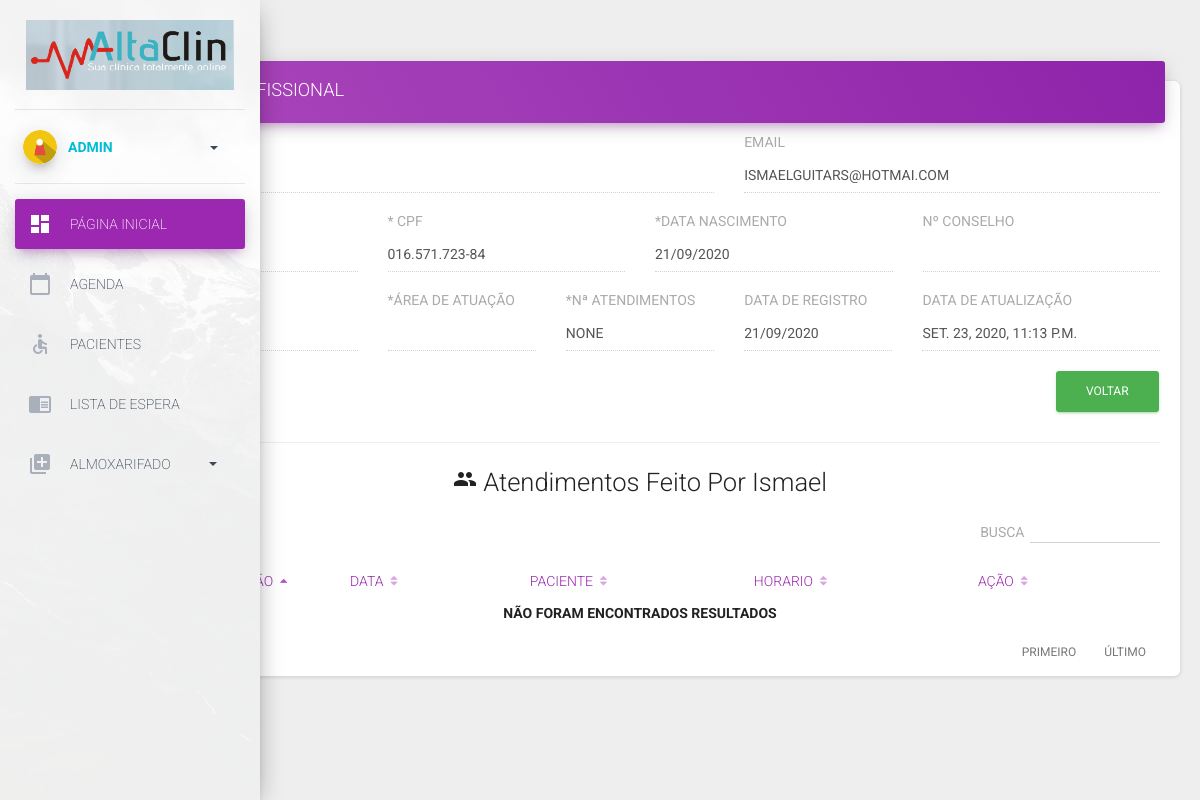
/profissional/detalhe/2/detalhe/ (signed in), run on the app's committed database.
### controle_usuarios/models.py (models this page shows, shortened)
class Profissional(models.Model):
	ATENDENTE = 1
	MEDICO = 2
	ROLE_CHOICES = (
		(1, 'Atendente'),
		(2, 'Profissional'),
	)
	nome            = models.CharField(max_length=50)
	sobrenome       = models.CharField(max_length=50)
	user            = models.OneToOneField(User, on_delete=models.CASCADE)
	email           = models.EmailField(max_length=50,blank=True,null=True)
	telefone        = models.CharField(max_length=15,blank=True)
	registro        = models.CharField(max_length=16,blank=True)
	cpf             = models.CharField(max_length=14,unique=True,null=True)
	data_nascimento = models.DateField(null=True,blank=True)
	tipo            = models.PositiveSmallIntegerField(choices=ROLE_CHOICES,verbose_name='Tipo (Permissão)',null=True)
	area_atuacao    = models.ManyToManyField(Perfil)
	quantidade_atend= models.IntegerField(blank=True,choices=list(zip(range(1, 11), range(1, 11))),null=True)
	data_cadastro   = models.DateField(auto_now_add = True)
	horario_trabalho= models.CharField('Dias de Trabalho',max_length=12,blank=True)
	ativo           = models.BooleanField(default=True)
	atualizado_em   = models.DateTimeField('Atualizado em', auto_now=True)
	atent_categoria	= models.CharField('Tipos de atendimentos',max_length=200,blank=True)
	abordagem		= models.CharField('Abordagens',max_length=200,blank=True)
	observacao		= models.CharField('Outras Observações',max_length=200,blank=True)
	conta_banco		= models.TextField('Contas bancarias', blank=True)
	objects = models.Manager() # The default manager.
	prof_objects = ProfissinalManager()
	class Meta:
		verbose_name = 'Profissional'
		verbose_name_plural = 'Profissionais'

### controle_usuarios/views.py (the view)
# urls.py: path('profissional/detalhe/<int:pk>/detalhe/',views.profissional_detalhe,name="profissional_detalhe"),
@login_required
def profissional_detalhe(request,pk):
    profissional = Profissional.objects.get(pk=pk)
    context = {
        'prof':profissional,
    }
    return render(request,'profissionais/profissional_detalhe.html',context)

### controle_usuarios/templates/profissionais/profissional_detalhe.html (shortened to what this page needs)
{% extends "base.html" %}
{% load static %}
{% block container %}
  <div class="content">
    <div class="container-fluid">
        <div class="row">
            <div class="col-md-12">
              <div class="card">
                <div class="card-header card-header-primary"data-background-color="purple">
                  <h4 class="card-title">Dados do Profissional</h4>
              </div>
                <div class="card-content">
                   <div class="row">
                      <div class="col-md-7">
                        <div class="form-group">
                          <label class="bmd-label-floating">* Nome de Usuario</label>
                          <input type="text" value="{{prof.user.username}}"class="form-control" disabled>
                        </div>
                      </div>
                      <div class="col-md-5">
                        <div class="form-group">
                          <label class="bmd-label-floating">Email</label>
                          <input type="email" value="{{prof.email}}"class="form-control" disabled>
                        </div>
                      </div>
                    </div>
                    <div class="row">
                       <div class="col-md-3">
                        <div class="form-group">
                          <label class="bmd-label-floating">Telefone</label>
                        </div>
                      </div>
                       <div class="col-md-3">
                        <div class="form-group">
                          <label class="bmd-label-floating">* Cpf</label>
                          <input type="text" value="{{prof.cpf}}"class="form-control" disabled>
                        </div>
                      </div>
                      <div class="col-md-3">
                        <div class="form-group">
                          <label class="bmd-label-floating">*Data Nascimento</label>
                          <input type="text" value="{{prof.data_nascimento|date:"d/m/Y"}}"class="form-control" disabled>
                        </div>
                      </div>
                      <div class="col-md-3">
                        <div class="form-group">
                          <label class="bmd-label-floating">Nº Conselho</label>
                          <input type="text" value="{{prof.registro}}"class="form-control" disabled>
                        </div>
                      </div>
                    </div>
                    <div class="row">
                      <div class="col-md-3">
                        <div class="form-group">
                          <label class="bmd-label-floating">* Função</label>
                        </div>
                      </div>
                      <div class="col-md-2">
                        <div class="form-group">
                          <label class="bmd-label-floating">*Área de Atuação</label>
                          <input type="text" value="{{prof.get_area_atuacao_display}}"class="form-control" disabled>
                        </div>
                      </div>
                      <div class="col-md-2">
                        <div class="form-group">
                          <label class="bmd-label-floating">*Nª Atendimentos</label>
                          <input type="text" value="{{prof.quantidade_atend}}"class="form-control" disabled>
                        </div>
                      </div>
                       <div class="col-md-2">
                        <div class="form-group">
                          <label class="bmd-label-floating">Data de Registro</label>
                          <input type="text" value="{{prof.data_cadastro|date:'d/m/Y'}}"class="form-control" disabled>
                        </div>
                      </div>
                      <div class="col-md-3">
                        <div class="form-group">
                          <label class="bmd-label-floating">Data de Atualização</label>
                          <input type="text" value="{{prof.atualizado_em}}"class="form-control" disabled>
                        </div>
                      </div>
                    </div>
                   <a href="{% url 'profissionais' %}" class="btn btn-success btn-group pull-right" onclick="return confirm('Deseja realmente Voltar?');">Voltar</a>
                    <div class="clearfix"></div>
                    <hr>
                    <h3 class="text-center"><i class="material-icons">people</i>  Atendimentos Feito Por {{prof.nome}}</h3>
                    <div class="tab-pane active show" id="profile">
                      <table class="table" id="datatables" style="width:100%">
                      <thead class=" text-primary">
                        <th>Evolução/Avaliação</th>
                        <th>Data</th>
                        <th>Paciente</th>
                        <th>Horario</th>
                        <th>Ação</th>
                      </thead>
                      <tbody>
                       </tbody>
                    </table>
                    </div>
                </div>
                 </div>
                </div>
            </div>
        </div>
  </div>
</div>
{% endblock container %}

### core/templates/base.html (shortened to what this page needs)
{% load static %}
<!DOCTYPE html>
<html lang="pt-br">
<head>
  <link rel="stylesheet" href="{% static "assets/css/bootstrap.min.css" %}"/>
  <link rel="stylesheet" href="{% static "assets/css/material-dashboard.css" %}"/>
  <link rel="stylesheet" href="{% static "assets/css/demo.css" %}"/>
  <link rel="stylesheet" href="{% static "assets/css/fullcalendar.print.css" %}"/>
  <link href="https://maxcdn.bootstrapcdn.com/font-awesome/latest/css/font-awesome.min.css" rel="stylesheet">
</head>
<body>
  <div class="sidebar-mini">
    <div class="sidebar" data-active-color="purple" data-background-color="white" data-image="{% static 'assets/img/sidebar-1.jpg' %}">
<div class="logo"align="center">
  <a href="{% url 'home' %}" class="simple-text logo-normal">
    {% for c in clinica %}
    <img src="{{c.logo_menu.url}}" width="80%">
    {%empty%}
    <img src="{% static "img/logo_menu.jpg" %}" width="80%">
    {% endfor %}
  </a>
</div>
<div class="sidebar-wrapper">
  <div class="user">
    <div class="photo">
      <img src="{% static 'img/person-icon.png' %}" />
    </div>
    <div class="info">
      <a data-toggle="collapse" href="#collapseExample" class="collapsed">
        <span>
          <b class="text-info">{{request.user.username|upper}}</b>
          <b class="caret"></b>
        </span>
      </a>
    </div>
  </div>
  <ul class="nav">
    <li class="nav-item active">
      <a class="nav-link" href="{% url 'home' %}">
        <i class="material-icons">dashboard</i>
        <p>Página Inicial</p>
      </a>
    </li>
    <li class="nav-item ">
      <a class="nav-link" href="">
        <i class="material-icons">calendar_today</i>
        <p>Agenda</p>
      </a>
    </li>
    <li class="nav-item ">
      <a class="nav-link" href="{% url 'lista_pacientes' %}">
        <i class="material-icons">accessible</i>
        <p>Pacientes</p>
      </a>
    </li>
    <li>
      <a href="{% url 'lista_espera' %}">
        <i class="material-icons">chrome_reader_mode</i>
        <p>Lista de Espera</p>
      </a>
    </li>
    <li>
      <a data-toggle="collapse" href="#formsExamples">
        <i class="material-icons">library_add</i>
        <p>  Almoxarifado
          <b class="caret"></b>
        </p>
      </a>
    </li>
  </ul>
</div>
</div>
<div class="main-panel">
  <nav class="navbar navbar-transparent navbar-absolute">
    <div class="container-fluid">
      <div class="navbar-minimize">
        <button id="minimizeSidebar"class="btn btn-round btn-white btn-fill btn-just-icon">
        </button>
      </div>
      <div class="collapse navbar-collapse">
      </div>
    </div>
  </nav>
  {% block container %}
  {% endblock container %}
</body>
</html>

### core/templates/base.html (style rules this page uses)
.card-title,input,label,table,select,li { text-transform:uppercase; }

### data on the page
Profissional: user.username "Ismael", email "ismaelguitars@hotmai.com", cpf "016.571.723-84", data_nascimento "21/09/2020", quantidade_atend "None", data_cadastro "21/09/2020", atualizado_em "Set. 23, 2020, 11:13 p.m.", nome "Ismael"

### other printed values
{{ request.user.username|upper }} "ADMIN"
